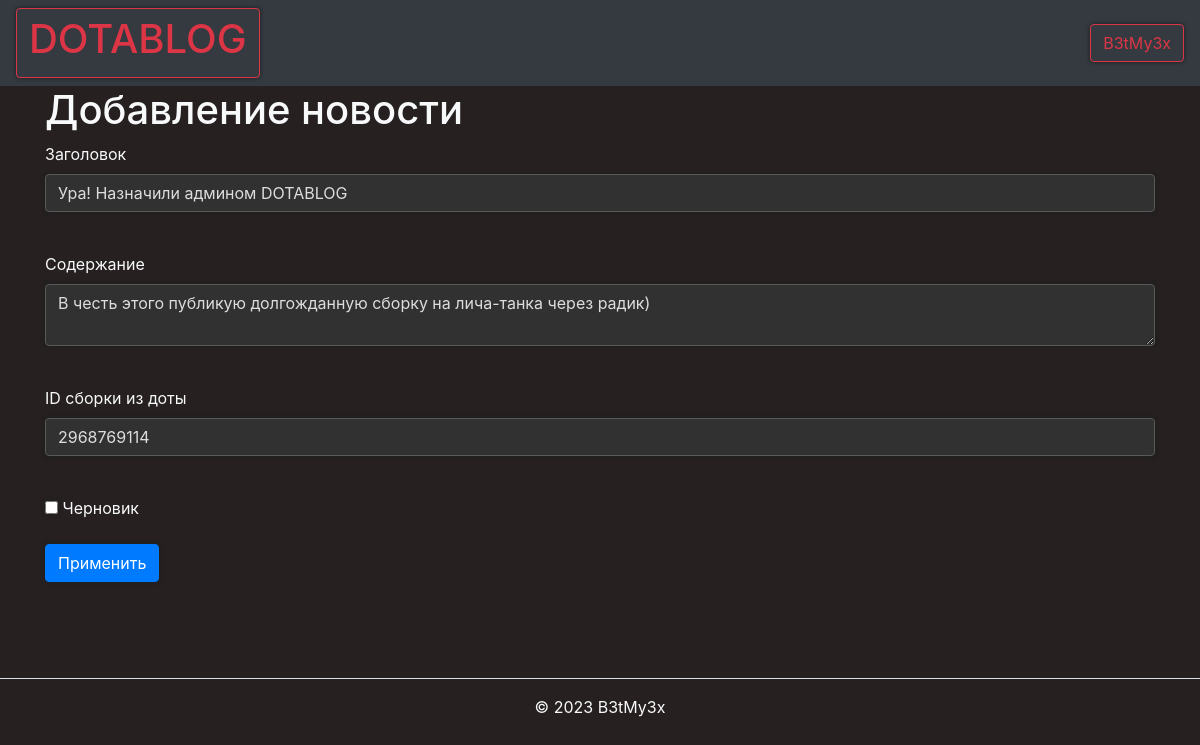
Screenshot of /news_edit/10 (signed in) with the database file from the repository.
### data/users.py (models this page shows, shortened)
class User(SqlAlchemyBase, UserMixin):
    __tablename__ = 'users'
    id = sqlalchemy.Column(sqlalchemy.Integer,
                           primary_key=True, autoincrement=True)
    name = sqlalchemy.Column(sqlalchemy.String, nullable=True)
    about = sqlalchemy.Column(sqlalchemy.String, nullable=True)
    email = sqlalchemy.Column(sqlalchemy.String,
                              index=True, unique=True, nullable=True)
    hashed_password = sqlalchemy.Column(sqlalchemy.String, nullable=True)
    created_date = sqlalchemy.Column(sqlalchemy.DateTime,
                                     default=datetime.datetime.now)
    role = sqlalchemy.Column(sqlalchemy.String,
                              index=True, nullable=True)
    steam_id = sqlalchemy.Column(sqlalchemy.String,
                              index=True, nullable=True)
    news = orm.relationship("News", back_populates='user')

### data/news.py (models this page shows)
class News(SqlAlchemyBase):
    __tablename__ = 'news'
    categories = orm.relationship("Category",
                                  secondary="association",
                                  backref="news")
    id = sqlalchemy.Column(sqlalchemy.Integer,
                           primary_key=True, autoincrement=True)
    title = sqlalchemy.Column(sqlalchemy.String, nullable=True)
    content = sqlalchemy.Column(sqlalchemy.String, nullable=True)
    created_date = sqlalchemy.Column(sqlalchemy.DateTime,
                                     default=datetime.datetime.now)
    is_private = sqlalchemy.Column(sqlalchemy.Boolean, default=True)
    user_id = sqlalchemy.Column(sqlalchemy.Integer,
                                sqlalchemy.ForeignKey("users.id"))
    build = sqlalchemy.Column(sqlalchemy.String, nullable=True)
    user = orm.relationship('User')

### main.py (the view, shortened to what this page needs)
@app.route('/news_edit/<int:id>', methods=['GET', 'POST'])
@login_required
def news_edit(id):
    form = NewsForm()
    if request.method == "GET":
        db_sess = db_session.create_session()
        news = db_sess.query(News).filter(News.id == id,
                                          News.user == current_user
                                          ).first()
        news1 = db_sess.query(News).filter(News.id == id).first()
        if news or is_admin():
            form.title.data = news1.title
            form.content.data = news1.content
            form.build.data = news1.build
            form.is_private.data = news1.is_private
        else:
            abort(404)
    return render_template('news_edit.html',
                           title='Редактирование новости',
                           form=form
                           )

### data/news.py
class NewsForm(FlaskForm):
    title = StringField('Заголовок', validators=[DataRequired()])
    content = TextAreaField("Содержание")
    build = StringField("ID сборки из доты")
    is_private = BooleanField("Черновик")
    submit = SubmitField("Применить")

### data/db_session.py (called while the page is built)
def create_session() -> Session:
    global __factory
    return __factory()

### main.py (called while the page is built)
def is_admin():
    db_sess = db_session.create_session()
    user = db_sess.query(User).filter(User.id == current_user.get_id()).first()
    if str(type(user)) == "<class 'NoneType'>":
        return False
    elif user.role == "admin":
        return True
    return False

@login_manager.user_loader
def load_user(user_id):
    db_sess = db_session.create_session()
    return db_sess.query(User).get(user_id)

### templates/news_edit.html (shortened to what this page needs)
{% extends "base.html" %}
{% block content %}
<h1>Добавление новости</h1>
<form action="" method="post">
    <p>
        {{ form.title.label }}<br>
        {{ form.title(class="form-control") }}<br>
    </p>
    <p>
        {{ form.content.label }}<br>
        {{ form.content(class="form-control") }}<br>
    </p>
    <p>
        {{ form.build.label }}<br>
        {{ form.build(class="form-control") }}<br>
    </p>
    <p>{{ form.is_private() }} {{ form.is_private.label }}</p>
    <p>{{ form.submit(type="submit", class="btn btn-primary") }}</p>
    <br>
</form>
{% endblock %}

### templates/base.html (shortened to what this page needs)
<!doctype html>
<html lang="en">
<head>
    <link rel="stylesheet"
          href="https://stackpath.bootstrapcdn.com/bootstrap/4.4.1/css/bootstrap.min.css"
>
</head>
<body style="color:#f8f9fa; background-color:#262020 ">
<header>
    <nav class="navbar navbar-dark bg-dark">
        <a class="btn btn-outline-danger" href="/feed"><h1>DOTABLOG</h1></a>
        {% if current_user.is_authenticated %}
    <a class="btn btn-outline-danger" href="/logout">{{ current_user.name }}</a>
{% else %}
    <p>
        <a class="btn btn-outline-danger" href="/register">Зарегистрироваться</a>
        <a class="btn btn-outline-danger" href="/login">Войти</a>
    </p>
{% endif %}
    </nav>
</header>
<main role="main" class="container">
    {% block content %}{% endblock %}
</main>
</body>
<footer class="py-3 my-4">
    <ul class="nav justify-content-center border-bottom pb-3 mb-3">
    </ul>
    <p class="text-center text-body-secondary">© 2023 B3tMy3x</p>
  </footer>
</html>

### templates/base.html (style rules this page uses)
html { overflow-y: scroll; }
body { -webkit-touch-callout: none; -webkit-user-select: none; -khtml-user-select: none; -moz-user-select: none; -ms-user-select: none; user-select: none; }
textarea { padding: 8px; }
a, input, textarea { filter: progid:DXImageTransform.Microsoft.gradient(startColorstr='#252626', endColorstr='#2f3031'); background: #313131 -moz-box-shadow: 0px 0px 4px 0px #1c1e1e; -webkit-box-shadow: 0px 0px 4px 0px #1c1e1e; box-shadow: 0px 0px 4px 0px #1c1e1e; border-radius: 8px; border: 1px solid #333; color: #ddd; outline: 0; }
.form-control { display: block; width: 100%; height: calc(1.5em + 0.75rem + 2px); padding: 0.375rem 0.75rem; font-size: 1rem; font-weight: 400; line-height: 1.5; color: #ddd; background-color: #313131; background-clip: padding-box; border: 1px solid #5a5a5a; border-radius: 0.25rem; transition: border-color .15s ease-in-out,box-shadow .15s ease-in-out; }

### rows the page displays
User: name "B3tMy3x"
News: title "Ура! Назначили админом DOTABLOG", content "В честь этого публикую долгожданную сборку на лича-танка через радик)", build "2968769114"
